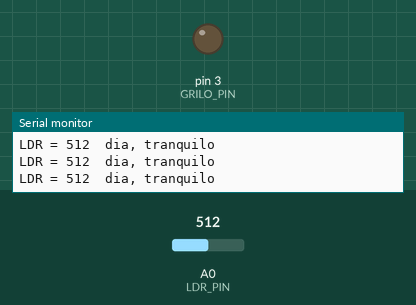
Simulated run of this sketch. Board: Arduino Nano, built with avr-gcc and run on an emulated ATmega328P. Parts: output pins drawn as LEDs (lit = HIGH), the last lines printed to the serial monitor. Inputs (shaded band) come from the test bench; at power-on: A0 (LDR_PIN) = 512. Random numbers use the default seed unless the sketch sets one.

Above: at 1.2 s.
1.3 s: A0 (LDR_PIN) set to 587
2.8 s: A0 (LDR_PIN) set to 615
At 9.6 s:
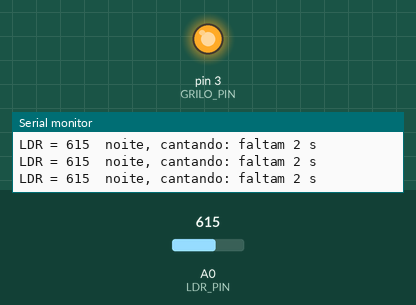
Timing chart, 0 to 10.7 s (numbered marks = the images above; inputs shaded):
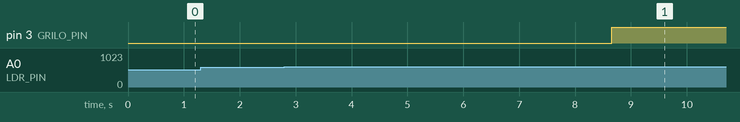

The sketch:

grilo_arisco_esquecido.ino
```cpp
// =====================================================================
//  GRILO ARISCO ESQUECIDO
//  Um Arduino Nano dando "comportamento de bicho" ao grilo de três 555.
//
//  O som continua sendo feito pelo circuito do NOVOGRILO, publicado na
//  revista Aprendendo & Praticando Eletrônica nº 74. O Arduino não gera
//  som nenhum: ele só decide QUANDO o grilo pode cantar.
//
//  O QUE ELE FAZ
//   1. Apagou a luz: espera um tempo sorteado antes do primeiro canto.
//   2. Canta alguns segundos, cala por um tempo sorteado, canta de novo.
//      (Som que vai e volta é muito mais difícil de localizar.)
//   3. Acendeu a luz: cala na hora e LEVA UM SUSTO, estivesse cantando ou não.
//   4. Se a luz apagar logo, ele volta ressabiado: a espera é dobrada.
//   5. Se a luz ficar acesa por 15 minutos, ele ESQUECE o susto (a essa
//      altura já deve estar vendo TV de grilo) e na próxima escuridão
//      volta tranquilo, com a espera normal.
//
//  LIGAÇÕES
//   D3  -> resistor de 1 kΩ -> pino 4 (reset) do 555 nº 3
//   A0  -> junção do resistor de 47 kΩ (aos 5 V do Nano) com o LDR (ao GND)
//   VIN -> +9 V
//   GND -> negativo da fonte (terra de verdade, não o pino 1 do 555 nº 3)
//
//  Na partida o grilo dá uns três cantos sozinho. É normal: enquanto o
//  Nano inicializa, o D3 fica solto e o reset do 555 sobe por conta própria.
// =====================================================================


// ----------------------- PINOS -----------------------
#define LDR_PIN   A0      // entrada analógica que lê o divisor do LDR
#define GRILO_PIN 3       // saída digital: HIGH = pode cantar, LOW = calado


// ---------------- DIA OU NOITE (LDR) -----------------
// A leitura vai de 0 (luz forte) a 1023 (escuro total).
// São dois limiares de propósito: entre um e outro existe uma "zona morta"
// onde o programa mantém a decisão anterior. Sem ela, na penumbra a leitura
// ficaria passeando em volta de um valor único e o grilo gaguejaria.
// É o mesmo truque dos comparadores de 1/3 e 2/3 de Vcc dentro do 555.
#define LIMIAR_ESCURO 600   // subiu acima disto: é noite
#define LIMIAR_CLARO  450   // desceu abaixo disto: é dia


// ---------------- CHAVES DE CONFIGURAÇÃO ----------------
#define MODO_DEMO    1    // 1 = tempos curtos, para testar e gravar; 0 = tempos reais
#define DEBUG_SERIAL 1    // 1 = mostra leitura e estado no Monitor Serial (9600); 0 = desliga


// ----------------------- TEMPOS -----------------------
// Todos em milissegundos. O "UL" avisa o compilador que são números grandes.
#if MODO_DEMO
  #define ATRASO_MIN    3000UL    // espera ao escurecer: 3 a 6 s
  #define ATRASO_MAX    6000UL
  #define CANTO_MIN     2000UL    // duração de cada canto: 2 a 4 s
  #define CANTO_MAX     4000UL
  #define SILENCIO_MIN  2000UL    // silêncio entre cantos: 2 a 6 s
  #define SILENCIO_MAX  6000UL
  #define TEMPO_ESQUECE 20000UL   // luz acesa por 20 s: esquece o susto
#else
  #define ATRASO_MIN    20000UL   // espera ao escurecer: 20 s a 1 min
  #define ATRASO_MAX    60000UL
  #define CANTO_MIN     4000UL    // duração de cada canto: 4 a 12 s
  #define CANTO_MAX     12000UL
  #define SILENCIO_MIN  8000UL    // silêncio entre cantos: 8 a 40 s
  #define SILENCIO_MAX  40000UL
  #define TEMPO_ESQUECE 900000UL  // luz acesa por 15 minutos: esquece o susto
#endif

#define FATOR_SUSTO 2     // assustado, a espera é multiplicada por este valor


// ----------------------- ESTADOS -----------------------
// O grilo está sempre em uma destas quatro situações:
enum Estado {
  DIA,          // luz acesa: calado
  ESPERANDO,    // escureceu: calado, aguardando o atraso sorteado
  CANTANDO,     // cantando por um tempo sorteado
  PAUSANDO      // calado entre dois cantos, por um tempo sorteado
};

Estado estado = DIA;

bool escuro    = false;           // decisão dia/noite, já passada pela zona morta
bool assustado = false;           // começa tranquilo: ninguém acendeu luz em cima dele ainda

unsigned long inicioFase  = 0;    // instante em que a fase atual começou
unsigned long duracaoFase = 0;    // quanto tempo a fase atual deve durar (sorteado)
unsigned long inicioLuz   = 0;    // instante em que a luz acendeu (para contar o esquecimento)


// ----------------- FUNÇÕES AUXILIARES -----------------

// Libera o reset do 555 nº 3. Os 5 V do Nano bastam, mesmo com o 555 em 9 V.
void canta() {
  digitalWrite(GRILO_PIN, HIGH);
}

// Segura o reset do 555 nº 3 em nível baixo: silêncio.
void cala() {
  digitalWrite(GRILO_PIN, LOW);
}

// Sorteia um tempo entre minimo e maximo (os dois incluídos).
unsigned long sorteia(unsigned long minimo, unsigned long maximo) {
  return random(minimo, maximo + 1);
}

// Começa uma nova fase: muda o estado, guarda a duração e marca a hora.
void iniciaFase(Estado novoEstado, unsigned long duracao) {
  estado      = novoEstado;
  duracaoFase = duracao;
  inicioFase  = millis();
}

// A fase atual já durou o que devia?
bool faseTerminou() {
  return millis() - inicioFase >= duracaoFase;
}


// ----------------------- SETUP -----------------------
void setup() {
  pinMode(GRILO_PIN, OUTPUT);
  cala();                         // começa calado

#if DEBUG_SERIAL
  Serial.begin(9600);
#endif
}


// ----------------------- LOOP -----------------------
void loop() {

  // 1) Lê o LDR e decide se é dia ou noite, respeitando a zona morta.
  int leitura = analogRead(LDR_PIN);

  if (!escuro && leitura > LIMIAR_ESCURO) {
    escuro = true;                // acabou de escurecer
  }
  else if (escuro && leitura < LIMIAR_CLARO) {
    escuro = false;               // acabou de clarear...
    assustado = true;             // ...e toda luz que acende é um susto,
    inicioLuz = millis();         // com hora marcada para ser esquecido
  }

  // 2) Luz acesa: calado, e contando o tempo para esquecer o susto.
  if (!escuro) {
    cala();
    estado = DIA;

    if (assustado && millis() - inicioLuz >= TEMPO_ESQUECE) {
      assustado = false;          // esqueceu: foi ver TV de grilo
    }
  }

  // 3) Está escuro: age conforme a fase em que se encontra.
  else {
    switch (estado) {

      case DIA: {
        // Acabou de escurecer. O instante exato em que a luz apagou serve de
        // semente do sorteio: como ninguém aperta o interruptor duas vezes
        // no mesmo microssegundo, a sequência nunca se repete.
        randomSeed(micros());

        unsigned long atraso = sorteia(ATRASO_MIN, ATRASO_MAX);
        if (assustado) {
          atraso = atraso * FATOR_SUSTO;    // ressabiado: demora mais para voltar
        }
        iniciaFase(ESPERANDO, atraso);
        break;
      }

      case ESPERANDO:
        // Passou o atraso: primeiro canto da noite. Voltou a confiar.
        if (faseTerminou()) {
          assustado = false;
          canta();
          iniciaFase(CANTANDO, sorteia(CANTO_MIN, CANTO_MAX));
        }
        break;

      case CANTANDO:
        // Cantou o bastante: cala e sorteia o tamanho do silêncio.
        if (faseTerminou()) {
          cala();
          iniciaFase(PAUSANDO, sorteia(SILENCIO_MIN, SILENCIO_MAX));
        }
        break;

      case PAUSANDO:
        // Acabou o silêncio: volta a cantar por outro tempo sorteado.
        if (faseTerminou()) {
          canta();
          iniciaFase(CANTANDO, sorteia(CANTO_MIN, CANTO_MAX));
        }
        break;
    }
  }

  // 4) Relatório no Monitor Serial, para acompanhar o que o bicho está pensando.
#if DEBUG_SERIAL
  Serial.print("LDR = ");
  Serial.print(leitura);

  if (estado == DIA) {
    if (assustado) {
      unsigned long passou = millis() - inicioLuz;
      unsigned long faltam = (passou < TEMPO_ESQUECE) ? (TEMPO_ESQUECE - passou) / 1000 : 0;
      Serial.print("  dia, assustado: esquece em ");
      Serial.print(faltam);
      Serial.println(" s");
    } else {
      Serial.println("  dia, tranquilo");
    }
  } else {
    unsigned long passou = millis() - inicioFase;
    unsigned long faltam = (passou < duracaoFase) ? (duracaoFase - passou) / 1000 : 0;

    if (estado == ESPERANDO) {
      Serial.print(assustado ? "  noite, esperando (assustado)" : "  noite, esperando");
    } else if (estado == CANTANDO) {
      Serial.print("  noite, cantando");
    } else {
      Serial.print("  noite, em silencio");
    }
    Serial.print(": faltam ");
    Serial.print(faltam);
    Serial.println(" s");
  }
#endif

  delay(100);   // dez leituras por segundo são mais que suficientes
}
```

Measured:
- the behaviour switches between 600 and 601 on A0 (LDR_PIN) (found by bisection; images 0 and 1)
- after the input at 2.8 s, pin 3 (GRILO_PIN): LOW → HIGH after 5.9 s
